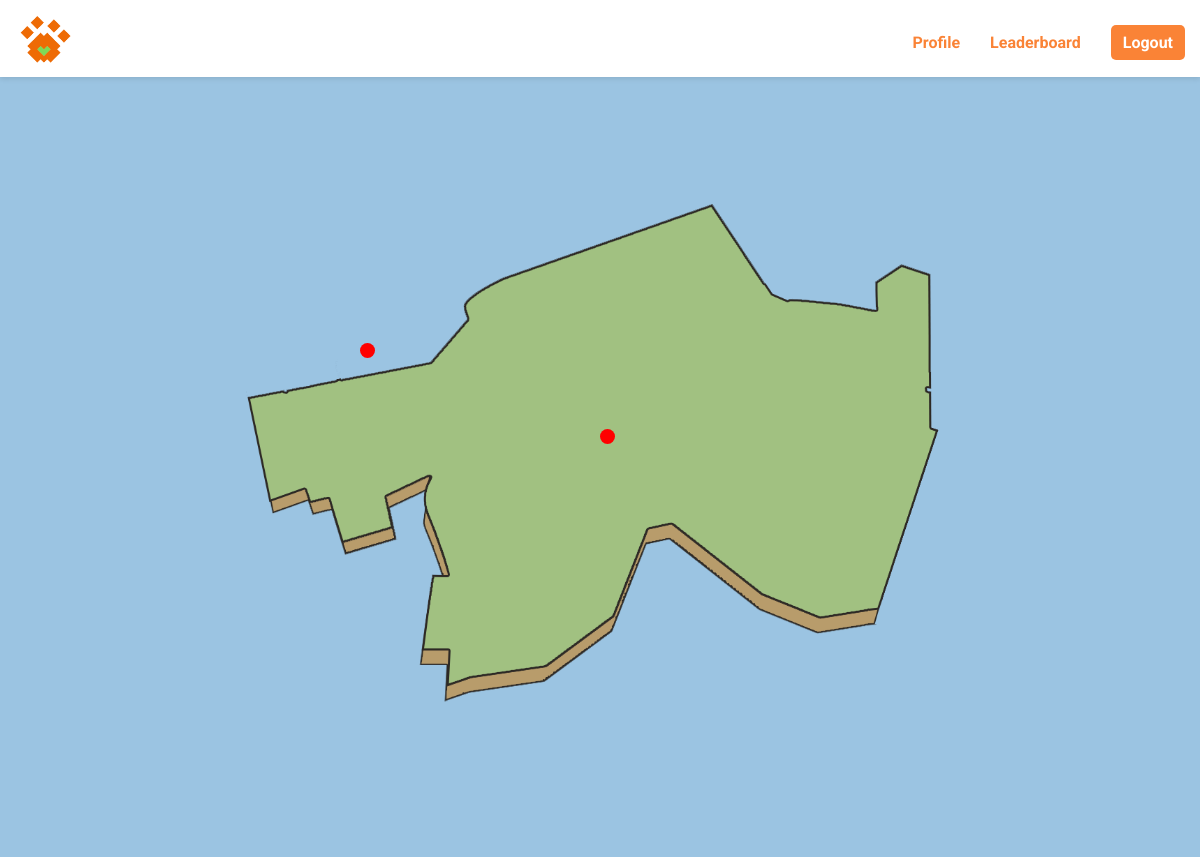
Before: /dashboard/ with the older database file.
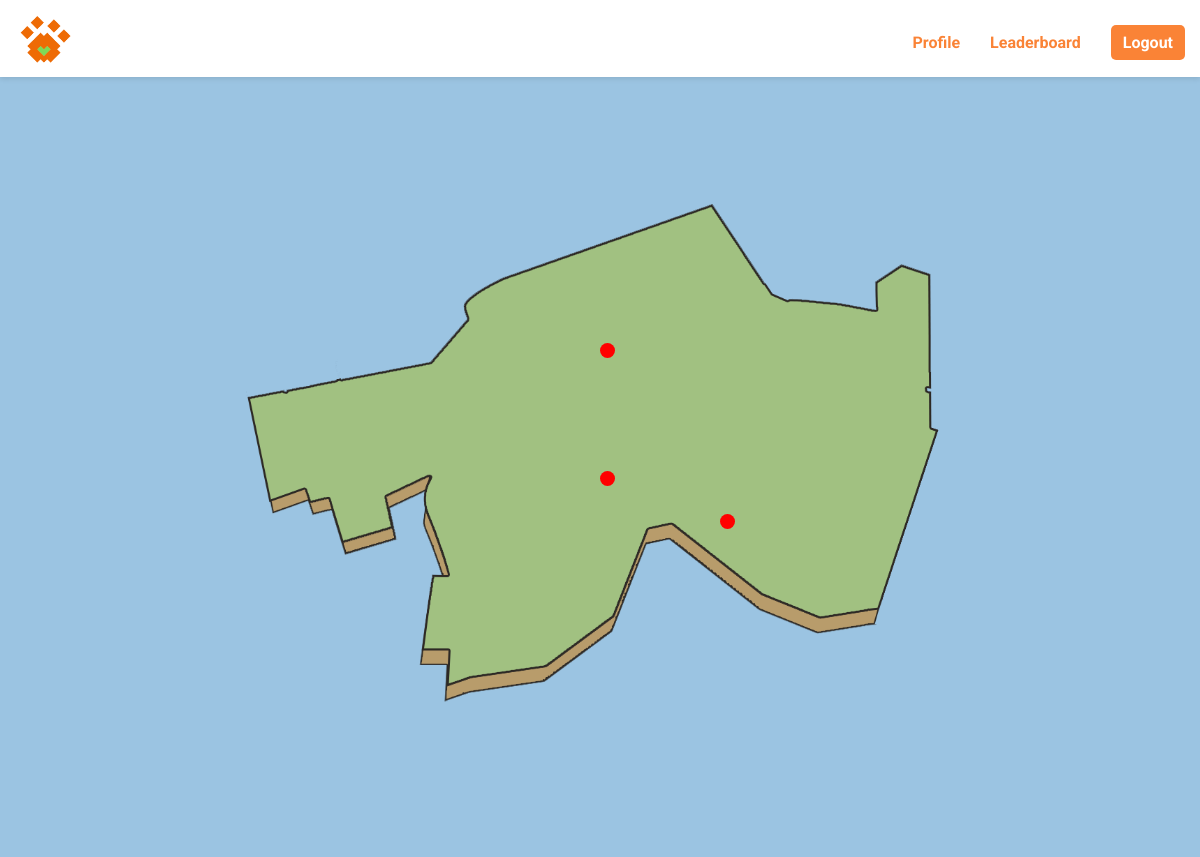
After: the same page with the newer database file.
### core/models.py (models this page shows, shortened)
class Location(models.Model):
    name = models.CharField(max_length=100)
    x_coordinate = models.FloatField()  # Position on the map
    y_coordinate = models.FloatField()
    access_code = models.CharField(max_length=20)
    game_url = models.URLField()  # URL of the minigame page

### core/views.py (the view)
# urls.py: path('dashboard/', views.dashboard, name="dashboard"),
def dashboard(request):
    locations = Location.objects.all()  # Get all locations from the database
    return render(request, 'dashboard.html', {'locations': locations})  # Pass locations to the template

### core/templates/dashboard.html (shortened to what this page needs)
{% load static %}
<!DOCTYPE html>
<html lang="en">
<head>
    <link rel="stylesheet" href="{% static 'css/dashboard.css' %}">
</head>
<body>
    <nav class="navbar">
        <div class="logo">
            <img src="{% static 'images/paw_logo.png' %}" alt="Paw Logo">
        </div>
        <div class="nav-links">
            <a href="{% url 'user-profile' %}" class="nav-button">Profile</a>
            <a href="#" class="nav-button">Leaderboard</a>
            <a href="{% url 'user-logout' %}" class="logout-button">Logout</a>
        </div>
    </nav>
    <div class="image-container">
        <img src="{% static 'images/map_draft.png' %}" alt="Map Draft" class="centered-image">
        {% for location in locations %}
            <a href="javascript:void(0);" class="location-marker"
               style="left: {{ location.x_coordinate }}%; top: {{ location.y_coordinate }}%;"
               title="{{ location.name }}"
               onclick="openModal('{{ location.access_code }}', '{{ location.game_url }}', '{{ location.name }}')">
            </a>
        {% endfor %}
    </div>
</body>
</html>

Changed rows visible on the page:
added Location: x_coordinate 50 (drawn)
